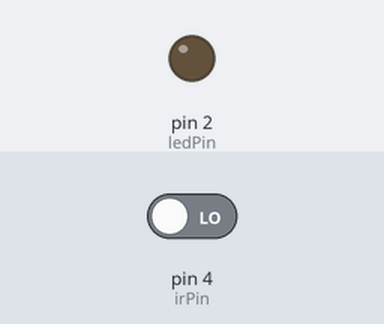
This sketch was run on a simulated Arduino Uno, built with avr-gcc and run on an emulated ATmega328P. Shown: output pins drawn as LEDs (lit = HIGH). The test bench sets the inputs (shaded band); at power-on: pin 4 (irPin) LOW. What the sketch prints to the serial monitor is not drawn.

Above: at 1.2 s.
1.3 s: pin 4 (irPin) driven HIGH
At 1.6 s:
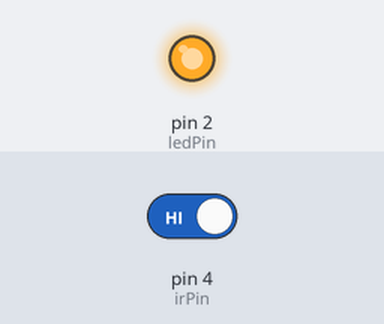
2.8 s: pin 4 (irPin) driven LOW
At 3.9 s:
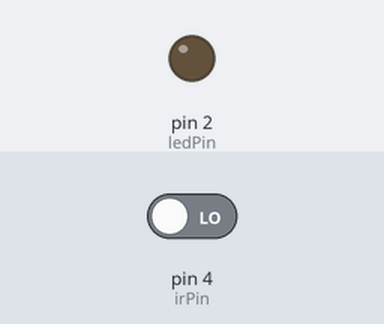
Timing chart, 0 to 5.8 s (numbered marks = the images above; inputs shaded):
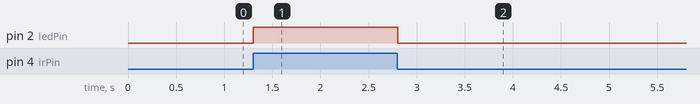

The sketch:

PIR-sensor-led.ino
```cpp
int irPin = 4;
int ledPin = 2;
int irVal = 0;

void setup() {
  // put your setup code here, to run once:

  Serial.begin(115200);

  pinMode(ledPin, OUTPUT);
  pinMode(irPin, INPUT);

}

void loop() {
  // put your main code here, to run repeatedly:

  irVal = digitalRead(irPin);  // Read sensor data
  Serial.println(irVal);

  if (irVal == HIGH) {
    Serial.println("Motion detected!");
    digitalWrite(ledPin, HIGH);  // Turn on LED if sensor detects any reflected ray
  }
  else {
    Serial.println("Motion stopped!");
    digitalWrite(ledPin, LOW);  // Turn off LED if no reflection detected
  }

}
```

Measured:
- after the input at 1.3 s, pin 2 (ledPin): LOW → HIGH at once
- after the input at 2.8 s, pin 2 (ledPin): HIGH → LOW at once
